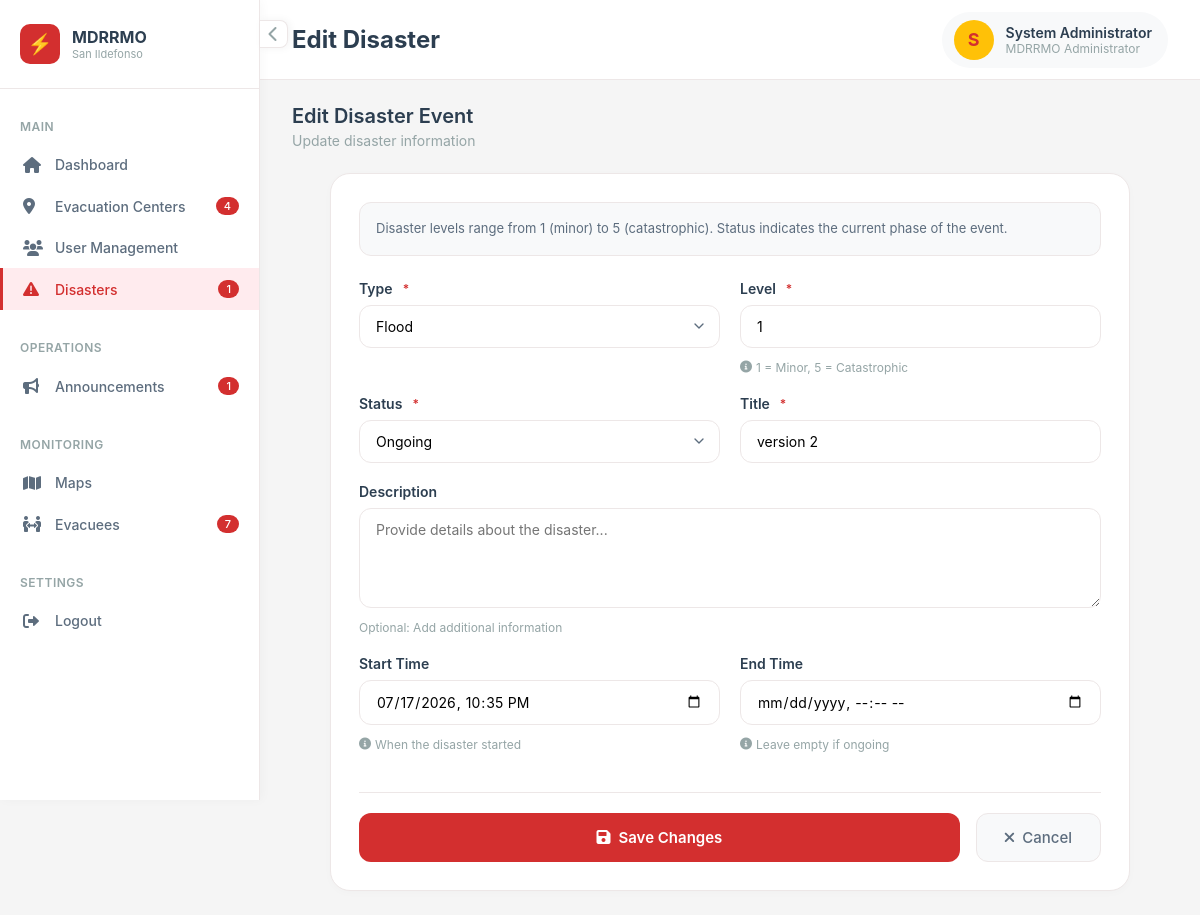
The app's page /admin/disaster_edit.php?id=6 (signed in) with its own data.
### tables this page shows
CREATE TABLE `users` (
  `id` int(10) UNSIGNED NOT NULL,
  `full_name` varchar(150) NOT NULL,
  `first_name` varchar(100) DEFAULT NULL,
  `middle_name` varchar(100) DEFAULT NULL,
  `last_name` varchar(100) DEFAULT NULL,
  `suffix` varchar(10) DEFAULT NULL,
  `email` varchar(150) NOT NULL,
  `contact_number` varchar(20) DEFAULT NULL,
  `password_hash` varchar(255) NOT NULL,
  `role` enum('citizen','admin','coordinator') NOT NULL DEFAULT 'citizen',
  `barangay_id` int(10) UNSIGNED NOT NULL,
  `house_number` varchar(50) NOT NULL,
  `birthday` date DEFAULT NULL,
  `sex` enum('male','female','prefer_not_to_say') DEFAULT NULL,
  `is_email_verified` tinyint(1) NOT NULL DEFAULT 0,
  `otp_code_hash` varchar(255) DEFAULT NULL,
  `otp_expires_at` datetime DEFAULT NULL,
  `device_token` varchar(255) DEFAULT NULL,
  `device_fingerprint` varchar(255) DEFAULT NULL,
  `device_registered_at` datetime DEFAULT NULL,
  `is_device_trusted` tinyint(1) NOT NULL DEFAULT 0,
  `is_active` tinyint(1) NOT NULL DEFAULT 1,
  `created_at` datetime NOT NULL DEFAULT current_timestamp(),
  `updated_at` datetime NOT NULL DEFAULT current_timestamp() ON UPDATE current_timestamp(),
  `otp_code` varchar(10) DEFAULT NULL,
  `otp_purpose` varchar(30) DEFAULT NULL
);

CREATE TABLE `disasters` (
  `id` int(10) UNSIGNED NOT NULL,
  `type` enum('typhoon','flood','earthquake','heat','landslide','other') NOT NULL,
  `level` tinyint(3) UNSIGNED NOT NULL,
  `title` varchar(200) NOT NULL,
  `status` enum('planned','ongoing','resolved') NOT NULL DEFAULT 'planned',
  `description` text DEFAULT NULL,
  `started_at` datetime DEFAULT NULL,
  `ended_at` datetime DEFAULT NULL,
  `created_at` datetime NOT NULL DEFAULT current_timestamp(),
  `updated_at` datetime NOT NULL DEFAULT current_timestamp() ON UPDATE current_timestamp()
);

### pages/session.php (called while the page is built, shortened)
<?php
function current_user(): ?array
{
    static $cached = null;
    if ($cached !== null) {
        return $cached;
    }
    $pdo = db();
    $stmt = $pdo->prepare('SELECT u.*, b.name AS barangay_name, b.municipality, b.province
                           FROM users u
                           JOIN barangays b ON b.id = u.barangay_id
                           WHERE u.id = ? AND u.is_active = 1');
    $stmt->execute([$_SESSION['user_id']]);
    $cached = $stmt->fetch() ?: null;
    return $cached;
}
function require_login(?string $role = null): void
{
    $user = current_user();
}

### admin/disaster_edit.php (the view, shortened to what this page needs)
<?php
require_once __DIR__ . '/../pages/session.php';
require_login('admin');
$pdo  = db();
$user = current_user();
$id = isset($_GET['id']) ? (int)$_GET['id'] : 0;
$disaster = null;
if ($id) {
    $stmt = $pdo->prepare("SELECT * FROM disasters WHERE id = ?");
    $stmt->execute([$id]);
    $disaster = $stmt->fetch();
}
$_badgeCenters       = (int)$pdo->query("SELECT COUNT(*) FROM evacuation_centers")->fetchColumn();
$_badgeOngoing       = (int)$pdo->query("SELECT COUNT(*) FROM disasters WHERE status = 'ongoing'")->fetchColumn();
$_badgeAnnouncements = (int)$pdo->query("SELECT COUNT(*) FROM announcements")->fetchColumn();
$_badgeEvacuees      = (int)$pdo->query("SELECT COALESCE(SUM(total_members),0) FROM evac_registrations")->fetchColumn();
?>
<!DOCTYPE html>
<html lang="en">
<head>
     <link rel="stylesheet" href="../asset/css/admin_disaster_edit.css" />
    <link rel="stylesheet" href="https://cdnjs.cloudflare.com/ajax/libs/font-awesome/6.0.0/css/all.min.css" />
</head>
<body>
    <div class="app-wrapper">
        <div class="sidebar-toggle-btn" id="sidebarToggleBtn">
            <i class="fas fa-chevron-left"></i>
        </div>
        <aside class="sidebar" id="sidebar">
            <div class="sidebar-header">
                <div class="sidebar-logo">
                    <div class="logo-image">
                    </div>
                    <div class="logo-text">
                        <h3>MDRRMO</h3>
                        <p>San Ildefonso</p>
                    </div>
                </div>
            </div>
            <div class="sidebar-content">
                <div class="sidebar-section">
                    <div class="sidebar-section-title">Main</div>
                    <ul class="sidebar-menu">
                        <li><a href="index.php" class="sidebar-link"><i class="fas fa-home"></i> <span>Dashboard</span></a></li>
                        <li><a href="centers.php" class="sidebar-link"><i class="fas fa-map-marker-alt"></i> <span>Evacuation Centers</span> <?php if($_badgeCenters > 0): ?><span class="sidebar-badge"><?php echo number_format($_badgeCenters); ?></span><?php endif; ?></a></li>
                        <li><a href="users.php" class="sidebar-link"><i class="fas fa-users"></i> <span>User Management</span></a></li>
                        <li><a href="disasters.php" class="sidebar-link active"><i class="fas fa-exclamation-triangle"></i> <span>Disasters</span><?php if($_badgeOngoing > 0): ?><span class="sidebar-badge"><?php echo $_badgeOngoing; ?></span><?php endif; ?></a></li>
                    </ul>
                </div>
                <div class="sidebar-section">
                    <div class="sidebar-section-title">Operations</div>
                    <ul class="sidebar-menu">
                        <li><a href="announcements.php" class="sidebar-link"><i class="fas fa-bullhorn"></i> <span>Announcements</span><?php if($_badgeAnnouncements > 0): ?><span class="sidebar-badge"><?php echo $_badgeAnnouncements; ?></span><?php endif; ?></a></li>
                    </ul>
                </div>
                <div class="sidebar-section">
                    <div class="sidebar-section-title">Monitoring</div>
                    <ul class="sidebar-menu">
                        <li><a href="maps.php" class="sidebar-link"><i class="fas fa-map"></i> <span>Maps</span></a></li>
                        <li><a href="evacuees.php" class="sidebar-link"><i class="fas fa-people-arrows"></i> <span>Evacuees</span><span></span>  <?php if($_badgeEvacuees > 0): ?><span class="sidebar-badge"><?php echo number_format($_badgeEvacuees); ?></span><?php endif; ?></a></li>
                    </ul>
                </div>
                <div class="sidebar-section">
                    <div class="sidebar-section-title">Settings</div>
                    <ul class="sidebar-menu">
                        <li><a href="../pages/logout.php" class="sidebar-link"><i class="fas fa-sign-out-alt"></i> <span>Logout</span></a></li>
                    </ul>
                </div>
            </div>
        </aside>
        <main class="main-content" id="mainContent">
            <div class="top-nav">
                <div class="page-title">
                    <h1><?php echo $id ? 'Edit Disaster' : 'New Disaster'; ?></h1>
                </div>
                <div class="user-menu">
                    <div class="user-profile">
                        <div class="user-avatar">
                            <?php echo strtoupper(substr($user['full_name'] ?? 'A', 0, 1)); ?>
                        </div>
                        <div class="user-info">
                            <span class="user-name"><?php echo htmlspecialchars($user['full_name'] ?? 'Admin'); ?></span>
                            <span class="user-role">MDRRMO Administrator</span>
                        </div>
                    </div>
                </div>
            </div>
            <div class="dashboard">
                <div class="page-header">
                    <div class="page-header-left">
                        <h2><?php echo $id ? 'Edit Disaster Event' : 'Create New Disaster'; ?></h2>
                        <p>
                            <?php echo $id ? 'Update disaster information' : 'Record a new disaster event'; ?>
                        </p>
                    </div>
                </div>
                <div class="card">
                    <div class="info-box">
                        <p>Disaster levels range from 1 (minor) to 5 (catastrophic). Status indicates the current phase of the event.</p>
                    </div>
                    <form method="post" class="form">
                        <div class="form-row">
                            <div class="form-group">
                                <label class="form-label">
                                    Type <span class="form-required">*</span>
                                </label>
                                <?php
                                $selectedType = $_POST['type'] ?? ($disaster['type'] ?? 'typhoon');
                                ?>
                                <select name="type" class="form-control">
                                    <?php foreach (['typhoon','flood','earthquake','heat','landslide','other'] as $opt): ?>
                                        <option value="<?php echo $opt; ?>" <?php echo $selectedType === $opt ? 'selected' : ''; ?>>
                                            <?php echo ucfirst($opt); ?>
                                        </option>
                                    <?php endforeach; ?>
                                </select>
                            </div>
                            <div class="form-group">
                                <label class="form-label">
                                    Level <span class="form-required">*</span>
                                </label>
                                <input type="number" name="level" min="1" max="5" required
                                       class="form-control"
                                       value="<?php echo htmlspecialchars($_POST['level'] ?? ($disaster['level'] ?? 1)); ?>">
                                <div class="form-hint">
                                    <i class="fas fa-info-circle"></i>
                                    1 = Minor, 5 = Catastrophic
                                </div>
                            </div>
                        </div>
                        <div class="form-row">
                            <div class="form-group">
                                <label class="form-label">
                                    Status <span class="form-required">*</span>
                                </label>
                                <?php
                                $selectedStatus = $_POST['status'] ?? ($disaster['status'] ?? 'planned');
                                ?>
                                <select name="status" class="form-control">
                                    <?php foreach (['planned','ongoing','resolved'] as $st): ?>
                                        <option value="<?php echo $st; ?>" <?php echo $selectedStatus === $st ? 'selected' : ''; ?>>
                                            <?php echo ucfirst($st); ?>
                                        </option>
                                    <?php endforeach; ?>
                                </select>
                            </div>
                            <div class="form-group">
                                <label class="form-label">
                                    Title <span class="form-required">*</span>
                                </label>
                                <input type="text" name="title" required
                                       class="form-control"
                                       placeholder="e.g., Typhoon Enteng"
                                       value="<?php echo htmlspecialchars($_POST['title'] ?? ($disaster['title'] ?? '')); ?>">
                            </div>
                        </div>
                        <div class="form-group">
                            <label class="form-label">
                                Description
                            </label>
                            <textarea name="description" rows="4" class="form-control"
                                      placeholder="Provide details about the disaster..."><?php
                            ?></textarea>
                            <div class="form-hint">
                                Optional: Add additional information
                            </div>
                        </div>
                        <div class="form-row">
                            <div class="form-group">
                                <label class="form-label">
                                    Start Time
                                </label>
                                <input type="datetime-local" name="started_at"
                                       class="form-control"
                                       value="<?php
                                            $startValue = $_POST['started_at'] ?? ($disaster['started_at'] ?? '');
                                            if ($startValue && !$_POST) {
                                                echo date('Y-m-d\TH:i', strtotime($startValue));
                                            } else {
                                                echo htmlspecialchars($startValue);
                                            }
                                       ?>">
                                <div class="form-hint">
                                    <i class="fas fa-info-circle"></i>
                                    When the disaster started
                                </div>
                            </div>
                            <div class="form-group">
                                <label class="form-label">
                                    End Time
                                </label>
                                <input type="datetime-local" name="ended_at"
                                       class="form-control"
                                       value="<?php
                                            $endValue = $_POST['ended_at'] ?? ($disaster['ended_at'] ?? '');
                                            if ($endValue && !$_POST) {
                                                echo date('Y-m-d\TH:i', strtotime($endValue));
                                            } else {
                                                echo htmlspecialchars($endValue);
                                            }
                                       ?>">
                                <div class="form-hint">
                                    <i class="fas fa-info-circle"></i>
                                    Leave empty if ongoing
                                </div>
                            </div>
                        </div>
                        <div class="form-actions">
                            <button type="submit" class="btn-submit">
                                <i class="fas fa-save"></i>
                                <?php echo $id ? 'Save Changes' : 'Create Disaster'; ?>
                            </button>
                            <a href="disasters.php" class="btn-cancel">
                                <i class="fas fa-times"></i>
                                Cancel
                            </a>
                        </div>
                    </form>
                </div>
            </div>
        </main>
    </div>
</body>
</html>

### records on screen
users: full_name "S", full_name "System Administrator"
disasters: type "Flood", level "1", status "Ongoing", title "version 2", started_at "07/17/2026 22:35"

### other values on screen
$_badgeCenters "4"
$_badgeOngoing "1"
$_badgeAnnouncements "1"
$_badgeEvacuees "7"
